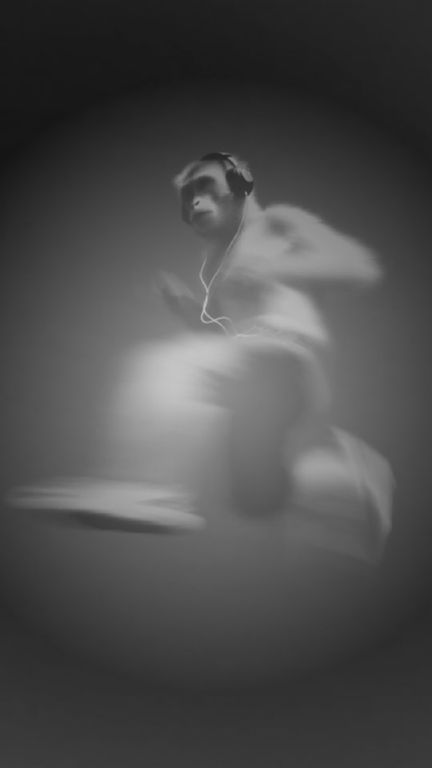
#> input picture android/app/src/main/assets/packs/arancia/depth.png, 432 x 768 px
$ python analyze.py ../../android/app/src/main/assets/packs/arancia/depth.png
#> lines starting #> are read from the running program, lines starting #| are printed output that depends on the picture; after the words box and inside, x2 and y2 are one past the last pixel; in counts of white or black regions, pixels touching at a corner belong together
### tools/analyze/fx.py
"""Shared image measures for score.py and analyze.py. Needs numpy, scipy, scikit-image, Pillow only.

All measures work on a float RGB array in 0..1. Sizes are pixels at the working size (long side 256)
unless noted. Weights, divisors and thresholds live in score.py and are PROPOSALS until calibrated
(docs/RESEARCH_EFFECT_RECREATION.md section 5.6).
"""
import numpy as np
from PIL import Image
from scipy import ndimage as ndi
from skimage import color

WORK = 256


def load(path, bg=0.0):
    """RGB float array. Alpha is composited on a flat grey level (bg 0 = black, the studio's 'nothing')."""
    im = Image.open(path).convert('RGBA')
    a = np.asarray(im, np.float32) / 255
    return a[..., :3] * a[..., 3:] + bg * (1 - a[..., 3:])


def luma(rgb):
    return rgb @ np.array([0.2126, 0.7152, 0.0722], np.float32)


def subject_box(rgb, thr=0.08):
    """Bounding box (y0,y1,x0,x1) of the largest blob that differs from the background colour.
    Opening drops thin grid lines and UI marks in canvas screenshots; the largest blob drops what is left."""
    bin_ = np.minimum((luma(rgb) * 32).astype(int), 31)  # background = the most common tone (ruler ticks pollute a border median)
    border = rgb[bin_ == np.bincount(bin_.ravel()).argmax()].mean(axis=0)
    m = ndi.binary_opening(np.abs(rgb - border).max(-1) > thr, np.ones((5, 5)))
    lab_, n = ndi.label(ndi.binary_dilation(m, np.ones((15, 15))))  # merge nearby fragments (dot clouds)
    if n == 0:
        return 0, rgb.shape[0], 0, rgb.shape[1]
    big = lab_ == (np.argmax(ndi.sum(m, lab_, range(1, n + 1))) + 1)
    ys, xs = np.where(big & m)
    return ys.min(), ys.max() + 1, xs.min(), xs.max() + 1


def resize(rgb, size=None, long=WORK):
    h, w = rgb.shape[:2]
    if size is None:
        s = long / max(h, w)
        size = (max(8, round(w * s)), max(8, round(h * s)))
    im = Image.fromarray((np.clip(rgb, 0, 1) * 255).astype(np.uint8))
    return np.asarray(im.resize(size, Image.LANCZOS), np.float32) / 255


def blur(a, s):
    return ndi.gaussian_filter(a, (s, s, 0)[: a.ndim]) if s > 0 else a


def lab(rgb):
    return color.rgb2lab(np.clip(rgb, 0, 1))


def edge_width(L):
    """Median 10-90 style edge width (px): local range over gradient, on the strongest edges."""
    g = np.hypot(ndi.sobel(L, 0), ndi.sobel(L, 1)) / 8
    rng = ndi.maximum_filter(L, 5) - ndi.minimum_filter(L, 5)
    sel = g >= np.percentile(g, 99.5)
    sel &= rng > 0.15
    return float(np.median(0.8 * rng[sel] / np.maximum(g[sel], 1e-6))) if sel.any() else None


def glow_profile(L, pct=99.0, maxd=40):
    """Falloff of mean luminance with distance from the brightest regions. Returns (r50, r10, tail) or None."""
    mask = L >= np.percentile(L, pct)
    if mask.sum() < 4 or mask.all():
        return None
    d = ndi.distance_transform_edt(~mask)
    mean = np.array([L[(d > k - 0.5) & (d <= k + 0.5)].mean() if ((d > k - 0.5) & (d <= k + 0.5)).any() else np.nan
                     for k in range(1, maxd + 1)])
    if np.isnan(mean[0]):
        return None
    tail = np.nanmean(mean[-5:])
    peak = mean[0]
    if peak - tail < 0.03:
        return 0.0, 0.0, float(tail)  # no visible halo
    p = (mean - tail) / (peak - tail)
    r = lambda lv: float(next((i + 1 for i, v in enumerate(p) if v < lv), maxd))
    return r(0.5), r(0.1), float(tail)


def grain_sigma(L):
    """Noise sigma from flat patches: std of (image - 3x3 median), on the flattest 10% of 16x16 tiles."""
    hp = L - ndi.median_filter(L, 3)
    t = 16
    h, w = (L.shape[0] // t) * t, (L.shape[1] // t) * t
    tiles = L[:h, :w].reshape(h // t, t, w // t, t).std(axis=(1, 3))  # tile contrast
    hpt = hp[:h, :w].reshape(h // t, t, w // t, t)
    k = max(1, int(tiles.size * 0.1))
    idx = np.argsort(tiles.ravel())[:k]
    ys, xs = np.divmod(idx, tiles.shape[1])
    return float(np.mean([hpt[y, :, x, :].std() for y, x in zip(ys, xs)]))


# [20 lines left out: functions radial_power, gmsd, not called in this run]

### tools/analyze/analyze.py
"""Measure what a single treated image is made of. Writes a JSON report; every number is a measurement.

  python tools/analyze/analyze.py reference.png [--json out.json]

Single-image measures only (research doc section 4, rows 1,2,5,7,9,10,11,12,16,17,18,19).
Rows that need a source/target pair (3D LUT, tone curve match, optical flow, blend recovery) are not here.
null means "not measurable on this image", never zero.
"""
import argparse, json
import numpy as np
from scipy import ndimage as ndi
from scipy.cluster.vq import kmeans2
from skimage.registration import phase_cross_correlation
import fx


def palette(rgb, subject, k=5):
    px = fx.lab(rgb)[subject]
    if len(px) < 50:
        return None
    px = px[np.random.default_rng(0).permutation(len(px))[:20000]]
    cen, lbl = kmeans2(px, k, minit='++', seed=0)
    share = np.bincount(lbl, minlength=k) / len(lbl)
    from skimage.color import lab2rgb
    out = []
    for i in np.argsort(-share):
        if share[i] > 0:
            hexv = '#%02x%02x%02x' % tuple((np.clip(lab2rgb(cen[i][None, None]), 0, 1)[0, 0] * 255).astype(int))
            out.append({'hex': hexv, 'share': round(float(share[i]), 3), 'L': round(float(cen[i][0]), 1)})
    return out


def halftone(L):
    """Strongest isolated spectral peak away from the centre: pitch (px) and angle (deg), or None."""
    w = np.outer(np.hanning(L.shape[0]), np.hanning(L.shape[1]))
    P = np.abs(np.fft.fftshift(np.fft.fft2((L - L.mean()) * w)))
    cy, cx = np.array(P.shape) // 2
    yy, xx = np.indices(P.shape)
    r = np.hypot(yy - cy, xx - cx)
    ring = (r > 6) & (r < min(cy, cx) * 0.95)
    med = np.median(P[ring])
    pk = np.where(ring, P, 0)
    y, x = np.unravel_index(pk.argmax(), pk.shape)
    ratio = float(pk[y, x] / (med + 1e-9))
    if ratio < 40:  # no isolated peak: smooth, noisy or stochastic
        return None
    return {'pitch_px': round(float(L.shape[0] / max(r[y, x], 1e-6)), 2),
            'angle_deg': round(float(np.degrees(np.arctan2(cy - y, x - cx)) % 180), 1), 'peak_ratio': round(ratio, 1)}


def aberration(rgb, L):
    """Mean R-vs-B shift (px) on strong edges, per quadrant, and its direction relative to the centre.
    Radial if shifts point away from / toward the centre; lateral if the same everywhere."""
    h, w = L.shape
    g = np.hypot(ndi.sobel(L, 0), ndi.sobel(L, 1))
    res = []
    for qy in (0, 1):
        for qx in (0, 1):
            ys, xs = slice(qy * h // 2, (qy + 1) * h // 2), slice(qx * w // 2, (qx + 1) * w // 2)
            if (g[ys, xs] > 0.5).sum() < 200:
                continue
            sh, *_ = phase_cross_correlation(rgb[ys, xs, 0] * (g[ys, xs] > 0.2), rgb[ys, xs, 2] * (g[ys, xs] > 0.2), upsample_factor=10)
            res.append((qy, qx, sh))
    if len(res) < 4:
        return None
    mags = [float(np.hypot(*s)) for _, _, s in res]
    # radial test: sign of shift along the outward direction should flip between opposite quadrants
    out = [np.dot(s, [1 if qy else -1, 1 if qx else -1]) for qy, qx, s in res]
    kind = 'radial' if (max(out) > 0.3 and min(out) < -0.3 or all(o > 0.3 for o in out) or all(o < -0.3 for o in out)) else 'lateral' if max(mags) > 0.3 else 'none'
    return {'mean_shift_px': round(float(np.mean(mags)), 2), 'kind': kind}


def vignette(L):
    h, w = L.shape
    yy, xx = np.indices(L.shape)
    r = np.hypot(yy - h / 2, xx - w / 2) / np.hypot(h / 2, w / 2)
    c, e = L[r < 0.25].mean(), L[r > 0.85].mean()
    return {'centre': round(float(c), 3), 'corner': round(float(e), 3), 'falloff': round(float(1 - e / max(c, 1e-6)), 3)}


def analyze(path):
    rgb = fx.load(path)
#> in load, im is the input picture: PIL image 432x768 RGBA; mean R, G, B, A 75.5, 75.5, 75.5, 255
    y0, y1, x0, x1 = fx.subject_box(rgb)
#> in subject_box, `bin_ = np.minimum((luma(rgb) * 32).astype(int), 31)`:
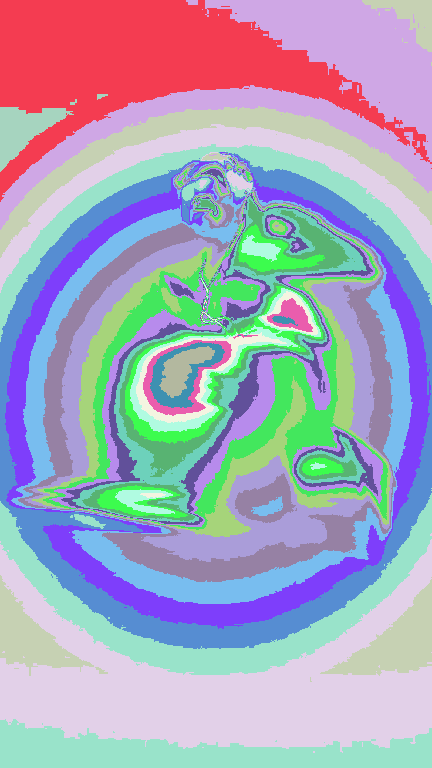
#> bin_: shape (768, 432) int64; 23 distinct labels, from 2 to 24; one colour per label, 0 black
#> in subject_box, `border = rgb[bin_ == np.bincount(bin_.ravel()).argmax()].mean(axis=0)`: border = [0.203, 0.203, 0.203]
#> in subject_box, `m = ndi.binary_opening(np.abs(rgb - border).max(-1) > thr, np.ones((5,..`:
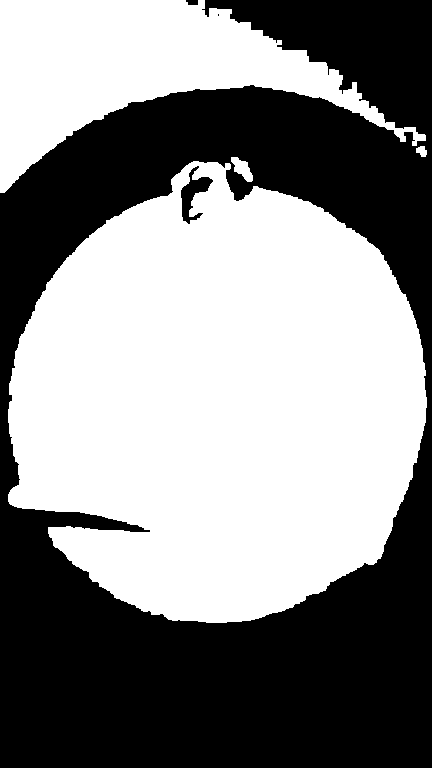
#> m: shape (768, 432) bool; 53.7% white; 4 black regions (1 under 20 px), largest, box (x1, y1, x2, y2) and area: (0, 0, 432, 768) 152784, (181, 166, 213, 224) 707, (186, 0, 198, 5) 54
#> in subject_box, `lab_, n = ndi.label(ndi.binary_dilation(m, np.ones((15, 15))))`:
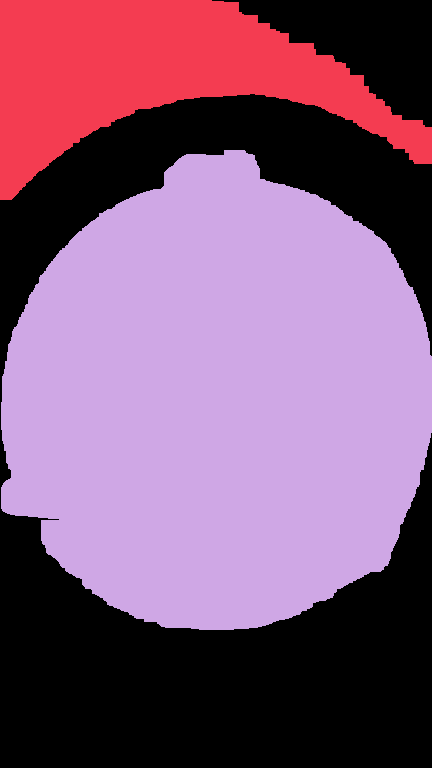
#> lab_: shape (768, 432) int32; 3 distinct labels, from 0 to 2; one colour per label, 0 black
#> in subject_box, `lab_, n = ndi.label(ndi.binary_dilation(m, np.ones((15, 15))))`: n = 2
#> in subject_box, `big = lab_ == (np.argmax(ndi.sum(m, lab_, range(1, n + 1))) + 1)`: big: shape (768, 432) bool; 47.9% white; 1 white region, box (x1, y1, x2, y2) and area: (1, 150, 432, 630) 159058
#> y0 = 157; y1 = 623; x0 = 8; x1 = 427
    full = fx.resize(rgb)
    L = fx.luma(full)
    box = fx.resize(rgb[y0:y1, x0:x1])
    Lb = fx.luma(box)
    border = np.concatenate([L[0], L[-1], L[:, 0], L[:, -1]]).mean()
#> border = 0.191
    subj = fx.luma(rgb[y0:y1, x0:x1]).mean()
#> subj = 0.383
    p1, p50, p99 = np.percentile(L, [1, 50, 99])
#> p1 = 0.0941; p50 = 0.255; p99 = 0.714
    modes = int(((np.diff(np.sign(np.diff(ndi.gaussian_filter1d(np.histogram(Lb, 64, (0, 1))[0].astype(float), 1.5)))) < 0)).sum())
#> modes = 1
    hi = Lb >= np.percentile(Lb, 99)
#> hi: shape (256, 230) bool; 1.1% white; 3 white regions (2 under 20 px), largest, box (x1, y1, x2, y2) and area: (81, 103, 117, 136) 645
    lab_, n = ndi.label(hi)
#> lab_: shape (256, 230) int32; 4 distinct labels, from 0 to 3
#> n = 3
    sizes = ndi.sum(hi, lab_, range(1, n + 1)) if n else []
#> sizes = [1, 645, 1]
    grain = fx.grain_sigma(Lb)
#> in grain_sigma, `idx = np.argsort(tiles.ravel())[:k]`: idx = 22 values, max 223 at index 7, min 107 at index 21, mean 191.6
#> in grain_sigma, `ys, xs = np.divmod(idx, tiles.shape[1])`: ys = 22 values, max 15 at index 6, min 7 at index 21, mean 13.27; xs = 22 values, max 13 at index 7, min 0 at index 6, mean 5.77
#> grain = 0.00147
    return {
        'file': path, 'size': list(rgb.shape[1::-1]), 'subject_box': [int(x0), int(y0), int(x1), int(y1)],
        'field_polarity': {'border_luma': round(float(border), 3), 'subject_luma': round(float(subj), 3),
                           'light_field': bool(border > 0.5), 'note': 'light field breaks the studio rule (bright = dots)' if border > 0.5 else 'dark field, ok'},
        'palette': palette(box, np.ones(Lb.shape, bool)),
        'tone': {'black_pt': round(float(p1), 3), 'median': round(float(p50), 3), 'white_pt': round(float(p99), 3),
                 'contrast_p99_p1': round(float(p99 - p1), 3), 'histogram_modes': modes,
                 'banding': 'hard steps' if modes >= 4 else 'smooth'},
        'edge_width_px_at_256': fx.edge_width(Lb),
        'bloom_halo': fx.glow_profile(Lb),
        'specular': {'highlight_regions': int(n), 'median_size_px': float(np.median(sizes)) if n else None,
                     'style': ('many small glints' if n > 25 else 'few broad highlights') if n else 'none'},
        'grain_sigma': round(grain, 4),
        'grain_chroma': round(float(np.corrcoef((box[..., 0] - ndi.median_filter(box[..., 0], 3)).ravel(),
                                                (box[..., 2] - ndi.median_filter(box[..., 2], 3)).ravel())[0, 1]), 3),
        'halftone': halftone(Lb),
        'chromatic_aberration': aberration(box, Lb),
        'vignette': vignette(L),
    }
#> in lab, `return color.rgb2lab(np.clip(rgb, 0, 1))`:
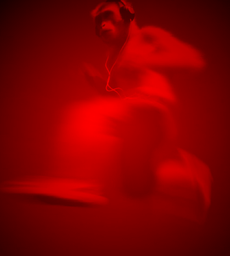
#> returned value: shape (256, 230, 3) float32; mean of channels 0, 1, 2 41, 0, 0; drawn with min black and max white
#> in palette, `cen, lbl = kmeans2(px, k, minit='++', seed=0)`: cen = [[65.97, -0.00173, 0.00329], [21.85, -0.000801, 0.00152], [51.45, -0.00143, 0.00271], [40.34, -0.00119, 0.00226], [31.11, -0.000999, 0.00189]]; lbl = 20000 values, max 4 at index 3, min 0 at index 14, mean 2.36
#> in palette, `share = np.bincount(lbl, minlength=k) / len(lbl)`: share = [0.14, 0.141, 0.198, 0.263, 0.258]
#> the loop in palette, `for i in np.argsort(-share):` made 5 passes
#> (i, hexv) on passes 1, 2, 4, 5: (3, '#5f5f5f'), (4, '#494949'), (1, '#343434'), (0, '#a0a0a0')
#> hexv on pass 3: '#7a7a7a'
#> after the loop in palette, `for i in np.argsort(-share):`: out = 5 items
#> in edge_width, `sel = g >= np.percentile(g, 99.5)`: sel: shape (256, 230) bool; 0.5% white in thin lines or dots, all inside (x1, y1, x2, y2) = (34, 0, 163, 200)
#> in glow_profile, `d = ndi.distance_transform_edt(~mask)`:
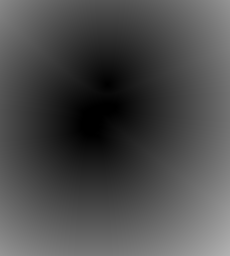
#> d: shape (256, 230) float64; min 0, max 178.4, mean 75.4
#> in glow_profile, `mean = np.array([L[(d > k - 0.5) & (d <= k + 0.5)].mean() if ((d > k -..`: mean = 40 values, max 0.722 at index 0, min 0.473 at index 39, mean 0.548
#> in glow_profile, `tail = np.nanmean(mean[-5:])`: tail = 0.478
#> in glow_profile, `peak = mean[0]`: peak = 0.722
#> in glow_profile, `p = (mean - tail) / (peak - tail)`: p = 40 values, max 1 at index 0, min -0.0205 at index 39, mean 0.286
#> in halftone, `w = np.outer(np.hanning(L.shape[0]), np.hanning(L.shape[1]))`:
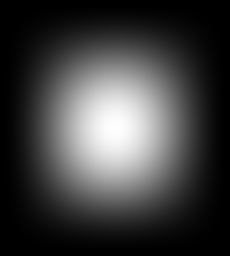
#> w: shape (256, 230) float64; min 0, max 1, mean 0.248
#> in halftone, `med = np.median(P[ring])`: med = 0.699
#> in halftone, `pk = np.where(ring, P, 0)`:
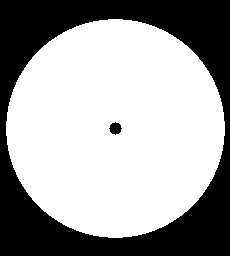
#> ring: shape (256, 230) bool; 63.5% white; 2 black regions, box (x1, y1, x2, y2) and area: (0, 0, 230, 256) 21359, (109, 122, 122, 135) 113
#> in halftone, `y, x = np.unravel_index(pk.argmax(), pk.shape)`: y = 121; x = 114
#> in halftone, `ratio = float(pk[y, x] / (med + 1e-9))`: ratio = 206.9
#> in aberration, `h, w = L.shape`: h = 256; w = 230
#> after the loop in aberration, `for qy in (0, 1):`: res = [(0, 0, [0, 0]), (0, 1, [0, 0])]
#> in vignette, `c, e = L[r < 0.25].mean(), L[r > 0.85].mean()`: c = 0.549; e = 0.173


if __name__ == '__main__':
    ap = argparse.ArgumentParser()
    ap.add_argument('image'); ap.add_argument('--json')
    a = ap.parse_args()
    r = analyze(a.image)
#> r = 14 items
    s = json.dumps(r, indent=1)
    if a.json:
        open(a.json, 'w').write(s)
    print(s)
#> (printed output is left out)
